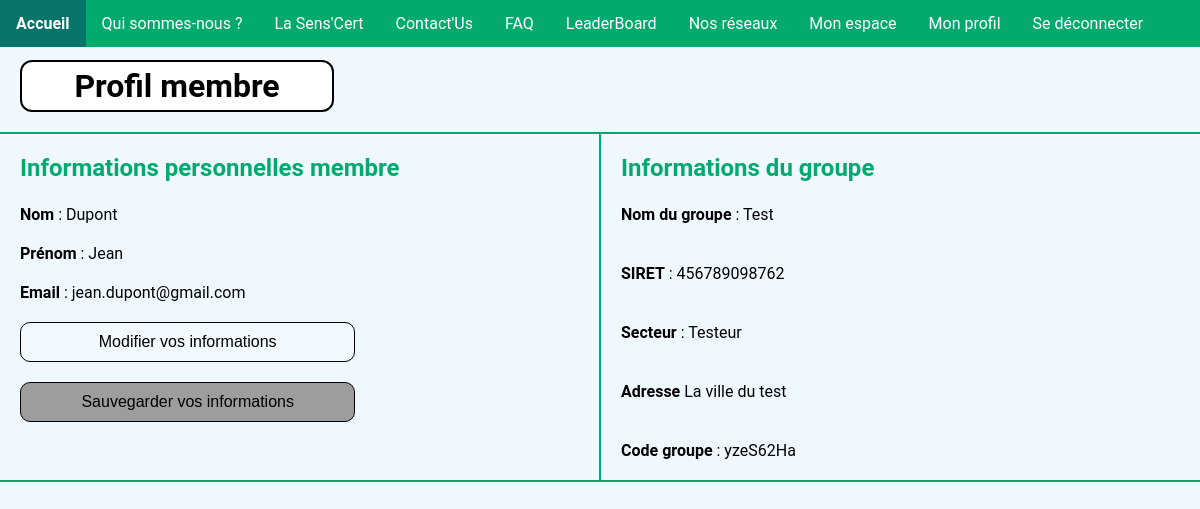
/Controleur/profil_Membre_controleur.php (signed in), run on the app's committed database.
### tables this page shows
create table membre
(
    MembreId int          not null primary key AUTO_INCREMENT,
    Nom      varchar(255) not null,
    Prenom   varchar(255) not null,
    Email    varchar(255) not null,
    Mdp      varchar(255) not null,
    GroupeId int          not null,
    GestId   int(45)      null,
    constraint membre_groupe_GestId_fk
        foreign key (GestId) references groupe (GestId),
    constraint membre_ibfk_1
        foreign key (GroupeId) references groupe (GroupeId)
            on update cascade on delete cascade
);

create table groupe
(
    GroupeId   int(45)      not null primary key AUTO_INCREMENT,
    NomGroupe  varchar(255) not null,
    SIRET      varchar(255) not null,
    Secteur    varchar(255) not null,
    Adresse    varchar(255) not null,
    Classement int(45)      not null,
    Code       varchar(255) not null,
    GestId     int(45)      null,
    constraint groupe_gestionnaire_GestId_fk
        foreign key (GestId) references gestionnaire (GestId)
            on update cascade on delete cascade
);

### Controleur/profil_Membre_controleur.php (called while the page is built)
<?php
require('../Modele/profil_Membre_modele.php');
$resultats = profil_Membre_modele();
$resultatsMembre = $resultats[0];
$resultatsGroupe = $resultats[1];
require('../Vue/profil_Membre_vue.php');

### Modele/profil_Membre_modele.php (called while the page is built, shortened)
<?php
function profil_Membre_modele()
{
    $db = dbConnect();
    $reponsesMembre = $db->prepare('SELECT Nom, Prenom, Email FROM membre WHERE MembreId = :membreid');
    $reponsesMembre->bindParam('membreid', $_SESSION['MembreId']);
    $reponsesGroupe = $db->prepare('SELECT NomGroupe, SIRET, Secteur, Adresse, Code FROM groupe JOIN membre ON groupe.GroupeId = membre.GroupeId AND membre.MembreId = :membreid');
    $reponsesGroupe->bindParam('membreid', $_SESSION['MembreId']);
    $reponsesMembre->execute();
    $reponsesGroupe->execute();
    $resultatsMembre = $reponsesMembre->fetch();
    $resultatsGroupe = $reponsesGroupe->fetch();
    return array($resultatsMembre, $resultatsGroupe);
}

### Vue/profil_Membre_vue.php (the view, shortened to what this page needs)
<!DOCTYPE html>
<html lang="en">
<head>
    <link rel="stylesheet" href="../CSS/nav.css">
    <link rel="stylesheet" href="../CSS/background.css">
    <link rel="stylesheet" href="../CSS/profil_vue.css">
</head>
<body class="background">
    <h1>Profil membre</h1>
    <div id="infos">
        <div id="infosPersos">
            <h2>Informations personnelles membre</h2>
            <form action="../Controleur/modif_Membre_post_controleur.php" method="post">
                <p><label for="nom"><span>Nom</span> : <?= $resultatsMembre['Nom'] ?></label></p>
                <p><label for="prenom"><span>Prénom</span> : <?= $resultatsMembre['Prenom'] ?></label></p>
                <p><label for="email"><span>Email</span> : <?= $resultatsMembre['Email'] ?></label></p>
                <div id="bouton">
                    <p><input type="button" value="Modifier vos informations" onclick="modifierInfosPerso(3)" id="modificationPerso"></p>
                    <p><input type="submit" value="Sauvegarder vos informations" id="sauvegardePerso" disabled /></p>
                </div>
            </form>
        </div>
        <div id="infosGroupe">
            <h2>Informations du groupe</h2>
            <p><span>Nom du groupe</span> : <?= $resultatsGroupe['NomGroupe'] ?></p>
            <p><span>SIRET</span> : <?= $resultatsGroupe['SIRET'] ?></p>
            <p><span>Secteur</span> : <?= $resultatsGroupe['Secteur'] ?></p>
            <p><span>Adresse</span> <?= $resultatsGroupe['Adresse'] ?></p>
            <p><span>Code groupe</span> : <?= $resultatsGroupe['Code'] ?></p>
        </div>
    </div>
</body>
</html>

### CSS/background.css (style rules this page uses)
.background { background: aliceblue; font-family: "Roboto", sans-serif; padding: 0; margin: 0; }

### CSS/profil_vue.css (style rules this page uses)
#infos { display: flex; flex-direction: row; border-bottom: 2px solid #04aa6d; border-top: 2px solid #04aa6d; }
#infosPersos, #infosGroupe { display: flex; flex-direction: column; flex: 1; }
#infosPersos { border-right: 2px solid #04aa6d; }
p { margin: 20px; }
h1 { background-color: rgb(255, 255, 255); width: 300px; border: 2px solid rgb(0, 0, 0); padding: 5px; margin: 20px; border-radius: 12px; text-align: center; margin-top: 5%; }
h2 { margin-left: 20px; margin-bottom: 3px; color: #04aa6d; }
#modificationGroupe, #sauvegardeGroupe, #modificationPerso, #sauvegardePerso { background-color: aliceblue; border: none; color: white; padding: 10px 10px; text-align: center; text-decoration: none; display: inline-block; font-size: 12px; transition-duration: 0.4s; cursor: pointer; border-radius: 5px; }
#modificationGroupe, #sauvegardeGroupe, #modificationPerso, #sauvegardePerso { background-color: rgb(242, 249, 255); color: black; border: 1px solid black; width: 60%; border-radius: 10px; font-size: 16px; }
span { font-size: 16px; font-weight: bold; }
input { padding: 0.7%; width: 25%; border-radius: 5px; border: 1px solid black; }
#bouton input:disabled { background-color: rgb(158, 157, 157); }
input[type="submit"] { width: 80%; padding: 3%; border: 1px solid #04aa6d; border-radius: 10px; }

### data on the page
membre: Nom "Dupont", Prenom "Jean", Email "jean.dupont@gmail.com"
groupe: NomGroupe "Test", SIRET "456789098762", Secteur "Testeur", Adresse "La ville du test", Code "yzeS62Ha"
